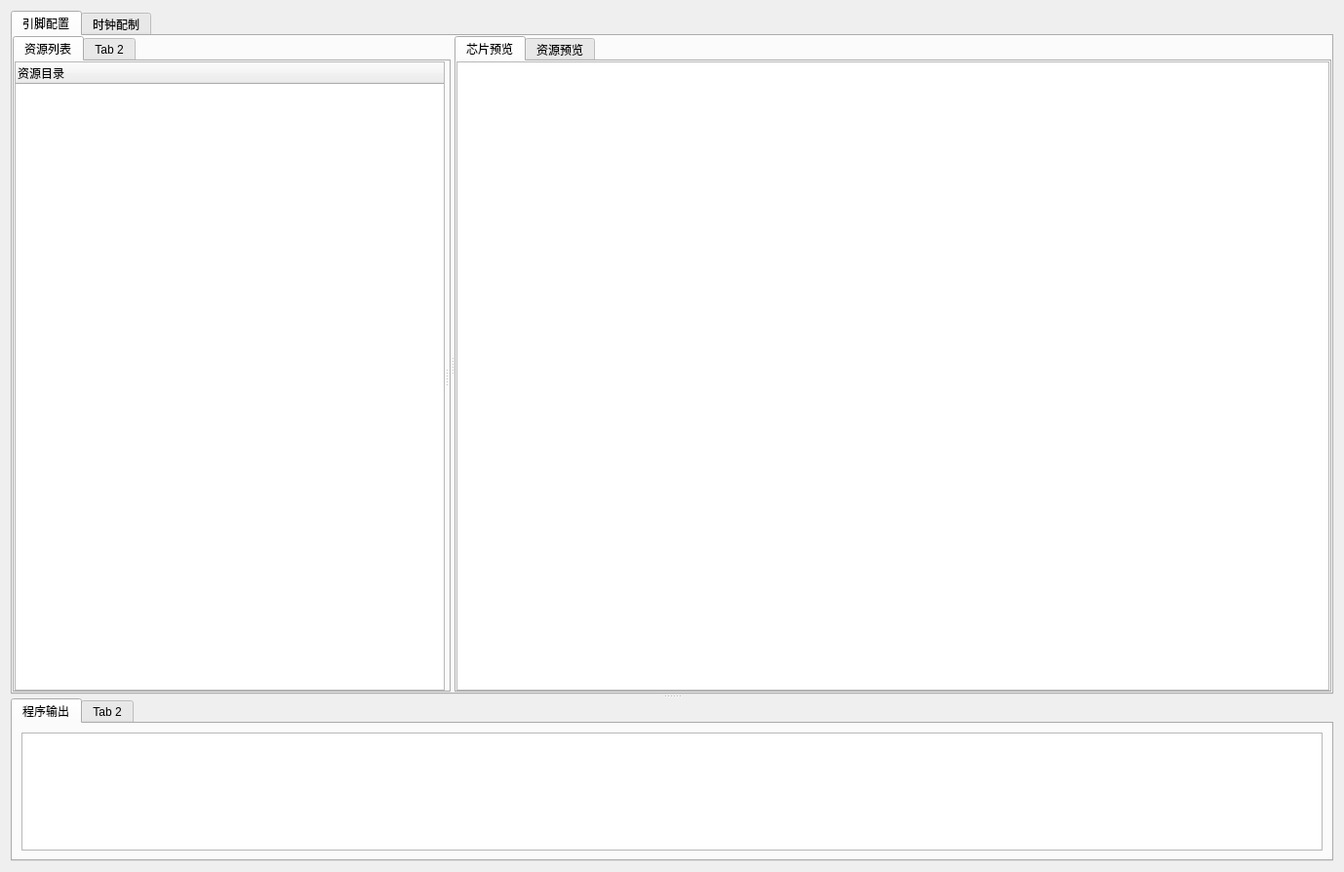
<?xml version="1.0" encoding="UTF-8"?>
<ui version="4.0">
 <class>mcu_configure_view</class>
 <widget class="QWidget" name="mcu_configure_view">
  <property name="geometry">
   <rect>
    <x>0</x>
    <y>0</y>
    <width>1378</width>
    <height>894</height>
   </rect>
  </property>
  <property name="windowTitle">
   <string notr="true">Form</string>
  </property>
  <layout class="QGridLayout" name="gridLayout_3">
   <item row="0" column="0">
    <widget class="QSplitter" name="splitter_3">
     <property name="orientation">
      <enum>Qt::Vertical</enum>
     </property>
     <property name="childrenCollapsible">
      <bool>false</bool>
     </property>
     <widget class="QTabWidget" name="tabwidget_main">
      <property name="sizePolicy">
       <sizepolicy hsizetype="Expanding" vsizetype="Minimum">
        <horstretch>0</horstretch>
        <verstretch>4</verstretch>
       </sizepolicy>
      </property>
      <property name="currentIndex">
       <number>0</number>
      </property>
      <widget class="QWidget" name="tab_3">
       <attribute name="title">
        <string>引脚配置</string>
       </attribute>
       <layout class="QGridLayout" name="gridLayout_8">
        <property name="leftMargin">
         <number>0</number>
        </property>
        <property name="topMargin">
         <number>0</number>
        </property>
        <property name="rightMargin">
         <number>0</number>
        </property>
        <property name="bottomMargin">
         <number>0</number>
        </property>
        <property name="spacing">
         <number>0</number>
        </property>
        <item row="0" column="0">
         <widget class="QSplitter" name="splitter_4">
          <property name="orientation">
           <enum>Qt::Horizontal</enum>
          </property>
          <property name="childrenCollapsible">
           <bool>false</bool>
          </property>
          <widget class="QTabWidget" name="tabWidget_3">
           <property name="sizePolicy">
            <sizepolicy hsizetype="Expanding" vsizetype="Expanding">
             <horstretch>1</horstretch>
             <verstretch>0</verstretch>
            </sizepolicy>
           </property>
           <widget class="QWidget" name="tab_5">
            <attribute name="title">
             <string>资源列表</string>
            </attribute>
            <layout class="QGridLayout" name="gridLayout">
             <property name="leftMargin">
              <number>0</number>
             </property>
             <property name="topMargin">
              <number>0</number>
             </property>
             <property name="rightMargin">
              <number>0</number>
             </property>
             <property name="bottomMargin">
              <number>0</number>
             </property>
             <item row="0" column="0">
              <widget class="QSplitter" name="splitter">
               <property name="orientation">
                <enum>Qt::Horizontal</enum>
               </property>
               <property name="childrenCollapsible">
                <bool>false</bool>
               </property>
               <widget class="QTreeWidget" name="u_treeWidgetChooseIp">
                <column>
                 <property name="text">
                  <string>资源目录</string>
                 </property>
                </column>
               </widget>
               <widget class="QWidget" name="u_widgetIp" native="true">
                <layout class="QGridLayout" name="u_gridLayoutIp">
                 <property name="leftMargin">
                  <number>0</number>
                 </property>
                 <property name="topMargin">
                  <number>0</number>
                 </property>
                 <property name="rightMargin">
                  <number>0</number>
                 </property>
                 <property name="bottomMargin">
                  <number>0</number>
                 </property>
                 <property name="spacing">
                  <number>0</number>
                 </property>
                </layout>
               </widget>
              </widget>
             </item>
            </layout>
           </widget>
           <widget class="QWidget" name="tab_6">
            <attribute name="title">
             <string>Tab 2</string>
            </attribute>
           </widget>
          </widget>
          <widget class="QTabWidget" name="tabWidget_4">
           <property name="sizePolicy">
            <sizepolicy hsizetype="Expanding" vsizetype="Expanding">
             <horstretch>2</horstretch>
             <verstretch>0</verstretch>
            </sizepolicy>
           </property>
           <property name="currentIndex">
            <number>0</number>
           </property>
           <widget class="QWidget" name="tab_7">
            <attribute name="title">
             <string>芯片预览</string>
            </attribute>
            <layout class="QGridLayout" name="gridLayout_2">
             <property name="leftMargin">
              <number>0</number>
             </property>
             <property name="topMargin">
              <number>0</number>
             </property>
             <property name="rightMargin">
              <number>0</number>
             </property>
             <property name="bottomMargin">
              <number>0</number>
             </property>
             <property name="spacing">
              <number>0</number>
             </property>
             <item row="0" column="0">
              <widget class="QGraphicsView" name="u_graphicsView">
               <property name="sizePolicy">
                <sizepolicy hsizetype="Expanding" vsizetype="Expanding">
                 <horstretch>2</horstretch>
                 <verstretch>0</verstretch>
                </sizepolicy>
               </property>
              </widget>
             </item>
            </layout>
           </widget>
           <widget class="QWidget" name="tab_8">
            <attribute name="title">
             <string>资源预览</string>
            </attribute>
           </widget>
          </widget>
         </widget>
        </item>
       </layout>
      </widget>
      <widget class="QWidget" name="tab_4">
       <attribute name="title">
        <string>时钟配制</string>
       </attribute>
      </widget>
     </widget>
     <widget class="QTabWidget" name="tabwidget_info">
      <property name="sizePolicy">
       <sizepolicy hsizetype="Expanding" vsizetype="Expanding">
        <horstretch>0</horstretch>
        <verstretch>1</verstretch>
       </sizepolicy>
      </property>
      <property name="currentIndex">
       <number>0</number>
      </property>
      <widget class="QWidget" name="tab">
       <attribute name="title">
        <string>程序输出</string>
       </attribute>
       <layout class="QGridLayout" name="gridLayout_5">
        <item row="0" column="0">
         <widget class="QTextEdit" name="textEdit"/>
        </item>
       </layout>
      </widget>
      <widget class="QWidget" name="tab_2">
       <attribute name="title">
        <string>Tab 2</string>
       </attribute>
      </widget>
     </widget>
    </widget>
   </item>
  </layout>
 </widget>
 <resources/>
 <connections/>
</ui>
